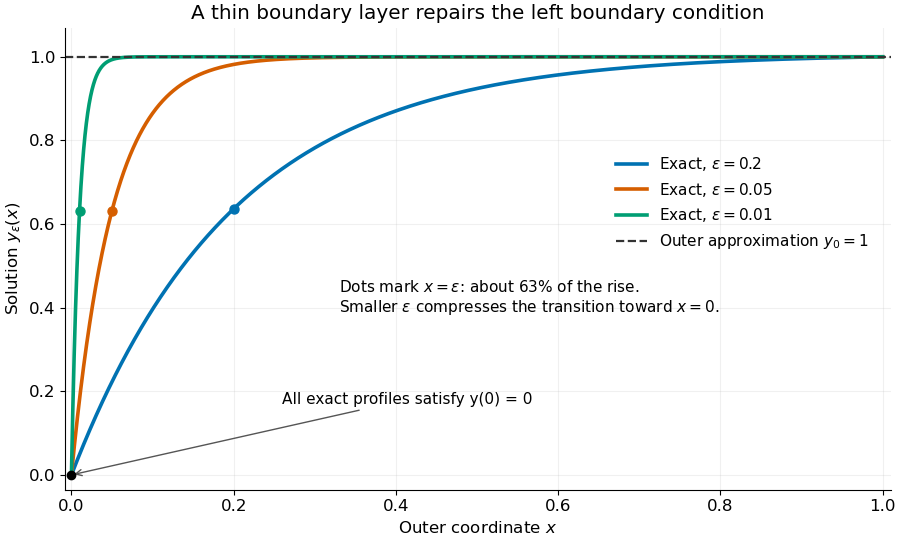

Reproduce this figure in Python.
"""Plot exact boundary-layer profiles; Python 3.14, NumPy 2.3, Matplotlib 3.10.

Run from _media: the opaque PNG is written to the current working directory.
"""

from pathlib import Path

import matplotlib.pyplot as plt
import numpy as np


def exact_profile(x, epsilon):
    """Normalize with expm1, including when epsilon is not asymptotically small."""
    return np.expm1(-np.asarray(x) / epsilon) / np.expm1(-1.0 / epsilon)


def main():
    plt.rcParams.update({"font.size": 12, "axes.spines.top": False,
                         "axes.spines.right": False, "figure.facecolor": "white",
                         "axes.facecolor": "white"})
    fig, ax = plt.subplots(figsize=(9, 5.4), layout="constrained")
    x = np.unique(np.concatenate((np.linspace(0, 1, 1801),
                                  np.geomspace(1e-6, 1, 1200))))
    colors = ("#0072B2", "#D55E00", "#009E73")
    for epsilon, color in zip((0.2, 0.05, 0.01), colors):
        ax.plot(x, exact_profile(x, epsilon), color=color, linewidth=2.6,
                label=rf"Exact, $\epsilon={epsilon:g}$")
        ax.scatter([epsilon], [exact_profile(epsilon, epsilon)],
                   color=color, s=42, zorder=4)
    ax.axhline(1, color="#333333", linestyle="--", linewidth=1.6,
               label=r"Outer approximation $y_0=1$")
    ax.scatter([0], [0], color="black", s=36, zorder=5)
    ax.annotate("All exact profiles satisfy y(0) = 0", xy=(0, 0),
                xytext=(0.26, 0.17), arrowprops={"arrowstyle": "->", "color": "#555555"},
                fontsize=11)
    ax.text(0.33, 0.39, r"Dots mark $x=\epsilon$: about 63% of the rise." + "\n"
            + r"Smaller $\epsilon$ compresses the transition toward $x=0$.",
            fontsize=11)
    ax.set(xlim=(-0.008, 1.01), ylim=(-0.035, 1.07), xlabel=r"Outer coordinate $x$",
           ylabel=r"Solution $y_\epsilon(x)$",
           title=r"A thin boundary layer repairs the left boundary condition")
    ax.grid(alpha=0.18)
    ax.legend(loc="center right", bbox_to_anchor=(0.99, 0.62), frameon=False,
              fontsize=11)
    fig.savefig(Path.cwd() / (Path(__file__).stem + ".png"), dpi=100,
                facecolor="white", transparent=False)
    plt.close(fig)


if __name__ == "__main__":
    main()
